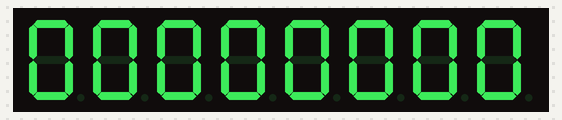
Bench run of a sketch on a simulated Arduino Uno, built with avr-gcc and run on an emulated ATmega328P. Shown: 8-digit seven-segment display. Random numbers use the default seed unless the sketch sets one; what the sketch prints to the serial monitor is not drawn.

Above: at 0.01 s.
At 4.9 s:
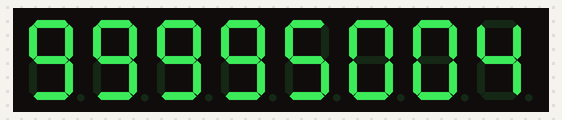
At 9.95 s:
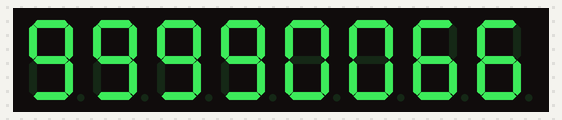
At 19.89 s:
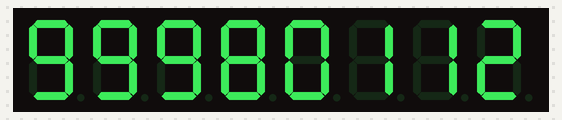
At 29.99 s:
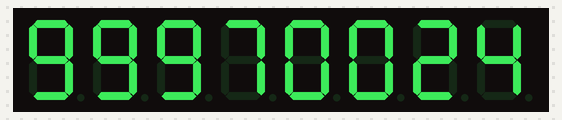
At 39.93 s:
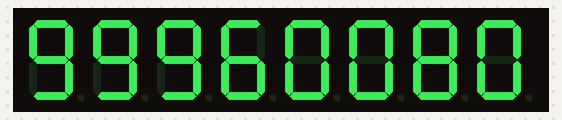

The sketch:

led.ino
```cpp
#include "LedControl.h"


LedControl lc=LedControl(12,11,10,2);


void printNumber(unsigned long v) {
  v = v %100000000;
  for(long i = 0; i < 8; i++){
    long val = (long)(v / pow(10, i)) % 10;
    lc.setDigit(0, i, (byte) val, false);
  }

}

unsigned long start;

void setup(){
  Serial.begin(9600);
  Serial.println(lc.getDeviceCount());
  lc.shutdown(0, false);
  lc.setIntensity(0,3);
  randomSeed(analogRead(3));
  long r = random(10000000);
  Serial.println(r);
  start = millis();
}


void loop(){

  long runningTime = millis() - start;
  long secs = runningTime;


  //lc.setIntensity(0, random(10));
  printNumber(100000000l - secs);
  delay(70);


}
```
